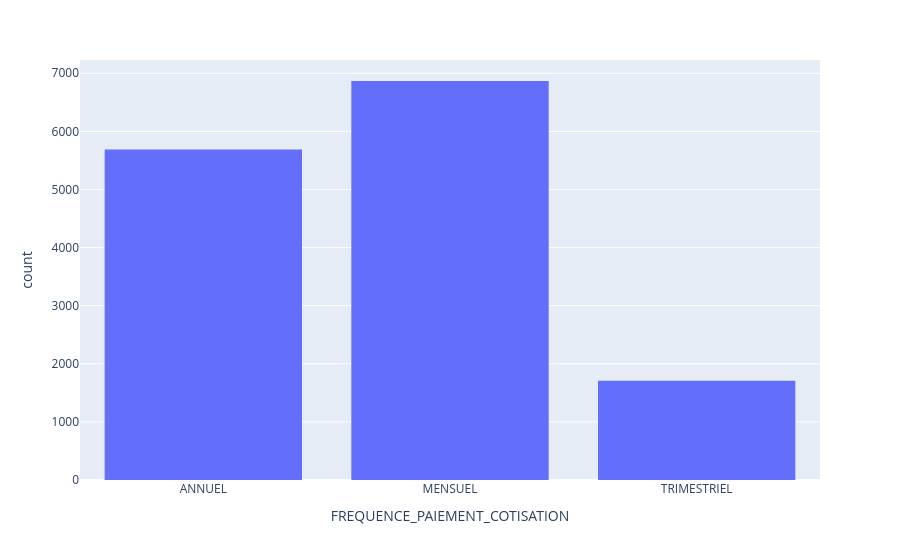

The notebook cell saved with this chart:
### Code cell
fig = px.histogram(data_set, x="FREQUENCE_PAIEMENT_COTISATION")

fig.show()

### Figure 1 — Plotly figure (JSON) as saved in the notebook; plotly's stock layout.template omitted (floating-point values rounded to 4 significant figures; data arrays with more than 128 entries replaced by an {"elided": "..."} marker saying what was removed)
{"data": [{"bingroup": "x", "hovertemplate": "FREQUENCE_PAIEMENT_COTISATION=%{x}<br>count=%{y}<extra></extra>", "legendgroup": "", "marker": {"color": "#636efa", "pattern": {"shape": ""}}, "name": "", "orientation": "v", "showlegend": false, "type": "histogram", "x": {"elided": "14264 str values"}, "xaxis": "x", "yaxis": "y"}], "layout": {"barmode": "relative", "legend": {"tracegroupgap": 0}, "margin": {"t": 60}, "xaxis": {"anchor": "y", "domain": [0, 1], "title": {"text": "FREQUENCE_PAIEMENT_COTISATION"}}, "yaxis": {"anchor": "x", "domain": [0, 1], "title": {"text": "count"}}}}
